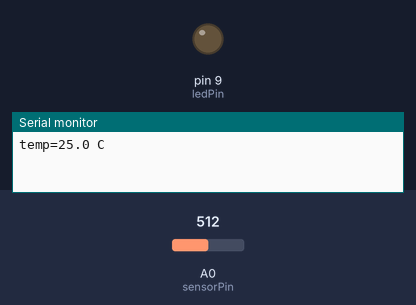
A sketch run on a simulated Arduino Nano, built with avr-gcc and run on an emulated ATmega328P. Shown: output pins drawn as LEDs (lit = HIGH), the last lines printed to the serial monitor. Inputs (shaded band) come from the test bench; at power-on: A0 (sensorPin) = 512.

Above: at 1.2 s.
1.3 s: A0 (sensorPin) set to 557
2.8 s: A0 (sensorPin) set to 582
At 3.4 s:
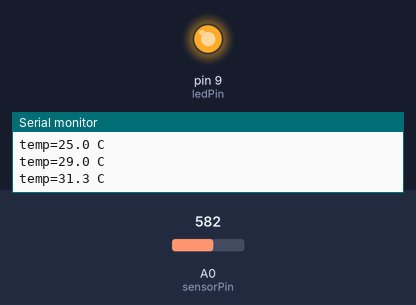
4.3 s: A0 (sensorPin) set to 511
At 5.0 s:
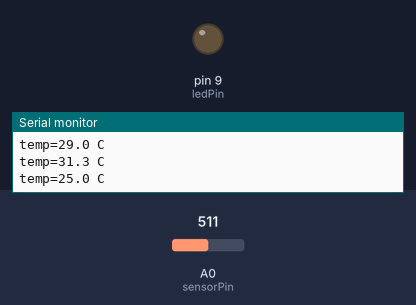
5.8 s: A0 (sensorPin) set to 716
At 7.1 s:
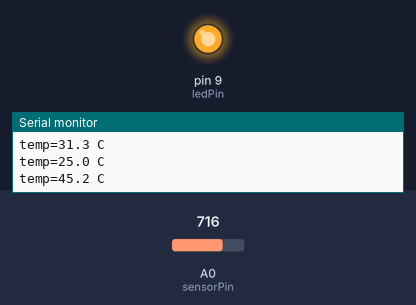
Timing chart, 0 to 8.3 s (numbered marks = the images above; inputs shaded):
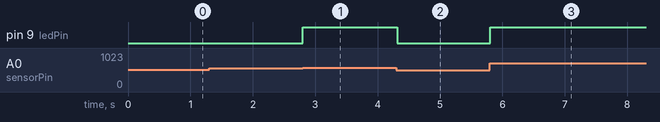

Measured:
- the behaviour switches between 567 and 568 on A0 (sensorPin) (found by bisection; images 0 and 1)
- after the input at 2.8 s, pin 9 (ledPin): LOW → HIGH at once
- after the input at 4.3 s, pin 9 (ledPin): HIGH → LOW at once
- after the input at 5.8 s, pin 9 (ledPin): LOW → HIGH at once

The sketch:

thermistor.ino
```cpp
#include <math.h>

const int sensorPin = A0;
const int ledPin = 9;
const float rFixed = 10000.0f;
const float r25 = 10000.0f;
const float beta = 3977.0f;
const float t25K = 298.15f;

int lastTenths = -10000;

void sampleAndReport() {
  int adc = analogRead(sensorPin);
  if (adc <= 0 || adc >= 1023) {
    return;
  }
  float rNtc = rFixed * (1023.0f / (float)adc - 1.0f);
  float tempK = 1.0f / (1.0f / t25K + logf(rNtc / r25) / beta);
  float tempC = tempK - 273.15f;
  digitalWrite(ledPin, tempC >= 30.0f ? HIGH : LOW);

  int tenths = (int)roundf(tempC * 10.0f);
  if (tenths != lastTenths) {
    lastTenths = tenths;
    Serial.print("temp=");
    Serial.print(tempC, 1);
    Serial.println(" C");
  }
}

void setup() {
  pinMode(ledPin, OUTPUT);
  Serial.begin(115200);
  sampleAndReport();
}

void loop() {
  sampleAndReport();
  delay(20);
}
```
